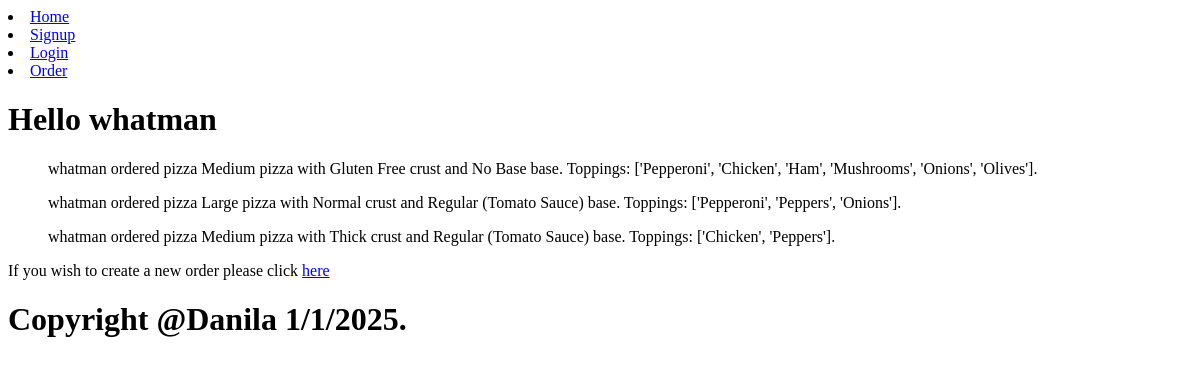
Page /previous_order/ (signed in) on the earlier database version.
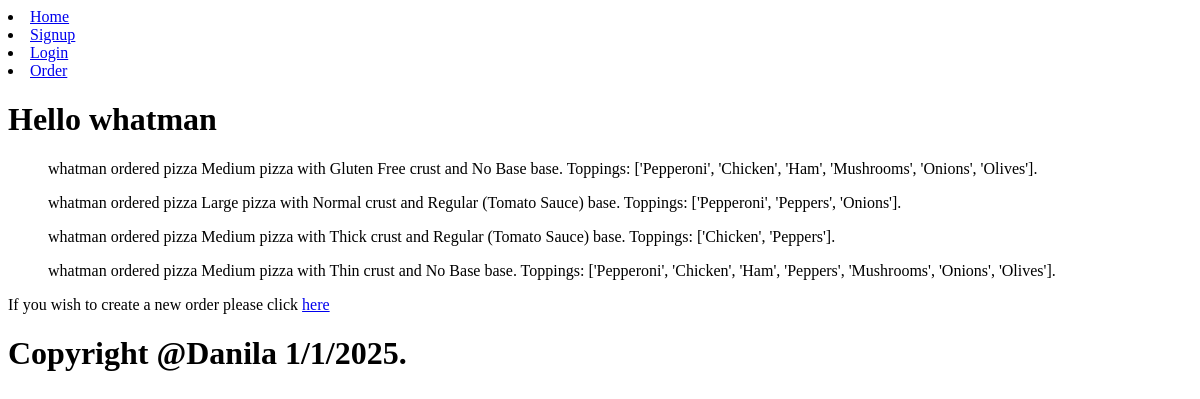
Same page on the later database version.
### main/models.py (models this page shows, shortened)
class Orders(models.Model):
    user = models.ForeignKey(User, on_delete=models.CASCADE)
    pizza = models.ForeignKey(Pizza, on_delete=models.CASCADE)
    def __str__(self):
        return f"{self.user.username} ordered pizza {self.pizza}"

class Pizza(models.Model):
    size = models.ForeignKey(Size, on_delete=models.CASCADE)
    crust = models.ForeignKey(Crust, on_delete=models.CASCADE)
    base = models.ForeignKey(Base, on_delete=models.CASCADE)
    topping = models.ManyToManyField(Topping, blank=True)
    cheese = models.ForeignKey(Cheese, on_delete=models.CASCADE)
    def __str__(self):
        toppings = [t.topping for t in self.topping.all()]
        return f"{self.size} pizza with {self.crust} crust and {self.base} base. Toppings: {toppings}."

class Topping(models.Model):
    topping = models.CharField(max_length=50)
    price = models.FloatField()

class Size(models.Model):
    size = models.CharField(max_length=50)
    price = models.FloatField()
    def __str__(self):
        return self.size

class Crust(models.Model):
    crust = models.CharField(max_length=50)
    price = models.FloatField()
    def __str__(self):
        return self.crust

class Base(models.Model):
    base = models.CharField(max_length=50)
    price = models.FloatField()
    def __str__(self):
        return self.base

### main/views.py (the view)
# urls.py: path('previous_order/', views.prev, name='previous_orders'),
def prev(request):
    curr_user = request.user.username
    pizzas = Orders.objects.all()
    context = {'user': curr_user, 'pizzas': pizzas}
    return render(request, 'previous_order.html', context)

### main/templates/previous_order.html (shortened to what this page needs)
{% extends 'base.html' %}
{% block content %}
<h1>Hello {{user}}</h1>
{% for i in pizzas %}
    {% if user == i.user.username %}
        <ul>{{i}}</ul>
    {% endif %}
{% endfor %}
<p>If you wish to create a new order please click <a href="{% url 'order' %}">here</a></p>
{% endblock %}

Differences in the rows shown:
added Orders: user+pizza "whatman ordered pizza Medium pizza with Thin crust and No Base base. Toppings: ['Pepperoni', 'Chicken', 'Ham', 'Peppers', 'Mushrooms', 'Onions', 'Olives']."
